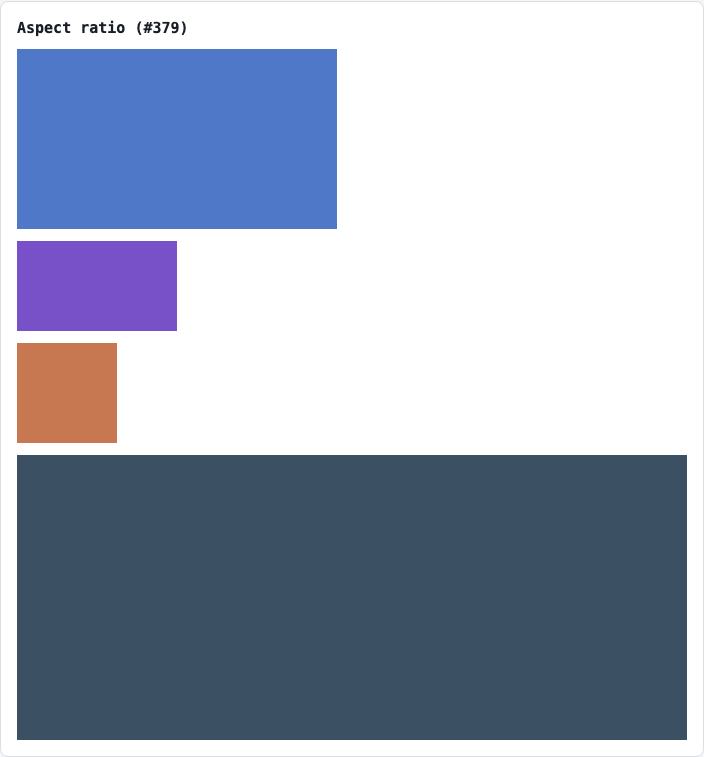
#> input picture examples/26-ui-showcase/snapshots/aspect-desktop.png, 704 x 757 px
$ python visual_diff.py ../../../examples/26-ui-showcase/snapshots/aspect-desktop.png ../../../examples/26-ui-showcase/snapshots/fixed-fill-desktop.png
#> lines starting #> are read from the running program, lines starting #| are printed output that depends on the picture
#!/usr/bin/env python3
# tools/scripts/lib/visual_diff.py — perceptual diff helper for visual parity.
#
# Computes the RMS pixel difference between two screenshots on a 0-255 scale.
# Both images are auto-cropped to remove xvfb black borders, then resized to
# the smaller of the two before comparison (so different capture resolutions
# do not produce spurious diffs from resize alone).
#
# Cross-engine note: Chromium (Playwright) and WebKitGTK (xvfb webview) render
# the same HTML with ~40-50 RMS difference due to font metrics, antialiasing,
# and shadow rendering. The default threshold of 8.0 is only appropriate for
# same-engine comparisons (e.g. Playwright sky vs Playwright ipe-web).  For
# cross-engine comparisons raise the threshold or use structural DOM checks
# instead. The --threshold flag makes this explicit per-port.
#
# Usage (standalone):
#   python3 visual_diff.py <image-a> <image-b> [x0,y0,x1,y1] [--threshold N]
#   Exits 0 if RMS <= threshold (default 8.0), 1 if above, 2 on error.
#
# Usage (imported):
#   from visual_diff import visual_rms, auto_crop_black
#   rms = visual_rms("sky.png", "ipe.png", crop=(0, 70, 960, 720))

from PIL import Image, ImageChops, ImageStat, ImageOps
import sys
import os

DEFAULT_THRESHOLD = 8.0
_BLACK_THRESHOLD = 15   # pixel luminance below which a pixel counts as "black border"


def auto_crop_black(img: Image.Image, threshold: int = _BLACK_THRESHOLD) -> Image.Image:
    """Remove trailing black rows/columns (xvfb virtual-display background).

    Converts to greyscale, thresholds at `threshold`, finds the bounding box
    of non-zero pixels, and crops to that box.  No-ops on images with no black
    border (returns the original unchanged).
    """
    grey = ImageOps.grayscale(img)
    mask = grey.point(lambda p: 255 if p > threshold else 0)
    bbox = mask.getbbox()
    return img.crop(bbox) if bbox else img


def visual_rms(path_a: str, path_b: str, crop=None) -> float:
    """Return RMS pixel difference (0-255 greyscale scale).

    Opens both images, converts to RGB, auto-crops black borders, resizes
    both to the smaller of the two dimensions, optionally further crops,
    then returns the RMS of the per-pixel greyscale difference.

    Score guide:
      0        — pixel-identical
      1-10     — same-engine rendering noise (AA, subpixel)
      10-20    — minor layout differences (border-radius, shadow)
      40-60    — cross-engine differences (Chromium vs WebKitGTK on same HTML)
      >80      — visible layout regression (missing element, wrong colour)
    """
    a = Image.open(path_a).convert("RGB")
    b = Image.open(path_b).convert("RGB")
    a = auto_crop_black(a)
    b = auto_crop_black(b)
    w = min(a.width, b.width)
    h = min(a.height, b.height)
    if (a.width, a.height) != (w, h):
        a = a.resize((w, h), Image.LANCZOS)
    if (b.width, b.height) != (w, h):
        b = b.resize((w, h), Image.LANCZOS)
    if crop is not None:
        x0, y0, x1, y1 = crop
        box = (x0, y0, min(x1, w), min(y1, h))
        a = a.crop(box)
        b = b.crop(box)
    diff = ImageChops.difference(a, b)
    grey = ImageOps.grayscale(diff)
    stat = ImageStat.Stat(grey)
    return stat.rms[0]


def main() -> int:
    if len(sys.argv) < 3:
        print(
            f"usage: {sys.argv[0]} <image-a> <image-b> [x0,y0,x1,y1] [--threshold N]",
            file=sys.stderr,
        )
        return 2

    path_a, path_b = sys.argv[1], sys.argv[2]
    crop = None
    threshold = DEFAULT_THRESHOLD

    args = sys.argv[3:]
    i = 0
    while i < len(args):
        if args[i] == "--threshold" and i + 1 < len(args):
            try:
                threshold = float(args[i + 1])
            except ValueError:
                print(f"invalid threshold: {args[i+1]}", file=sys.stderr)
                return 2
            i += 2
        elif "," in args[i]:
            try:
                parts = [int(x) for x in args[i].split(",")]
                if len(parts) != 4:
                    raise ValueError
                crop = tuple(parts)
            except ValueError:
                print(f"invalid crop '{args[i]}' — expect x0,y0,x1,y1", file=sys.stderr)
                return 2
            i += 1
        else:
            print(f"unknown argument: {args[i]}", file=sys.stderr)
            return 2

    for p in (path_a, path_b):
        if not os.path.isfile(p):
            print(f"file not found: {p}", file=sys.stderr)
            return 2

    try:
        rms = visual_rms(path_a, path_b, crop=crop)
#> in visual_rms, a is the input picture: PIL image 704x757 RGB; mean R, G, B 161, 169.9, 188.3
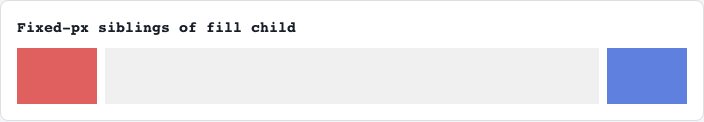
#> input picture examples/26-ui-showcase/snapshots/fixed-fill-desktop.png, 704 x 122 px
#> in visual_rms, b is the input picture: PIL image 704x122 RGB; mean R, G, B 237, 232.1, 237.3
#> in auto_crop_black, `grey = ImageOps.grayscale(img)`:
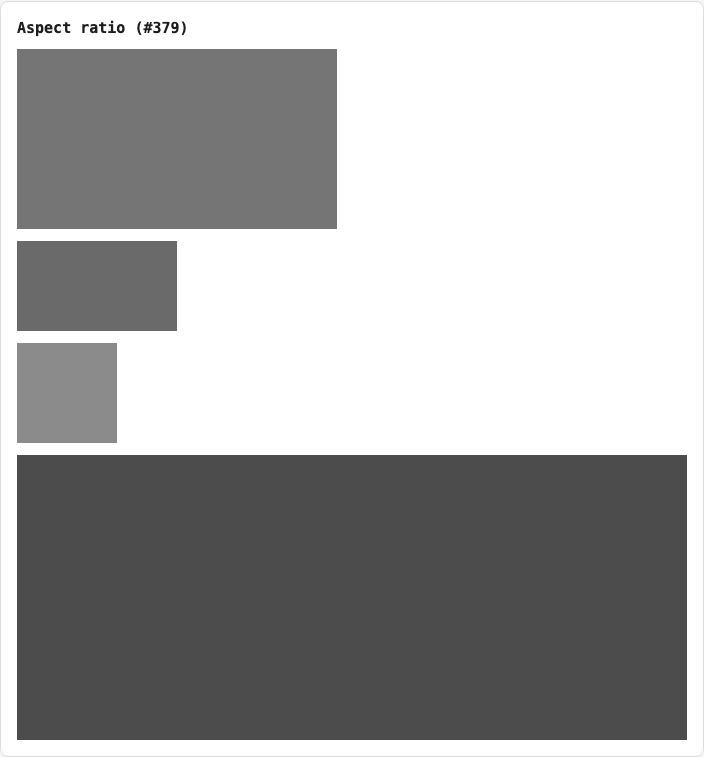
#> grey: PIL image 704x757 L; min 30, max 255, mean 169.2
#> in auto_crop_black, `mask = grey.point(lambda p: 255 if p > threshold else 0)`: mask: PIL image 704x757 L; every value is 255
#> in auto_crop_black, `bbox = mask.getbbox()`: bbox = (0, 0, 704, 757)
#> call 2 of auto_crop_black, with threshold = 15
#> in auto_crop_black (call 2), `grey = ImageOps.grayscale(img)`:
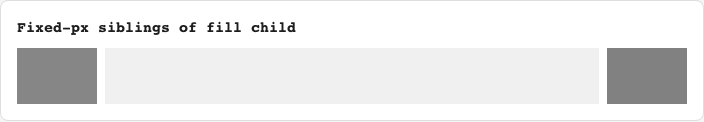
#> grey: PIL image 704x122 L; min 30, max 255, mean 234.1
#> in auto_crop_black (call 2), `mask = grey.point(lambda p: 255 if p > threshold else 0)`: mask: PIL image 704x122 L; every value is 255
#> in auto_crop_black (call 2), `bbox = mask.getbbox()`: bbox = (0, 0, 704, 122)
#> in visual_rms, `a = a.resize((w, h), Image.LANCZOS)`:
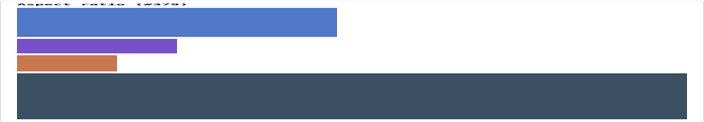
#> a: PIL image 704x122 RGB; mean R, G, B 160.8, 169.7, 188.1
#> in visual_rms, `diff = ImageChops.difference(a, b)`:
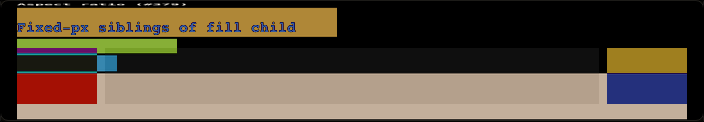
#> diff: PIL image 704x122 RGB; mean R, G, B 89.7, 76.6, 61
#> in visual_rms, `grey = ImageOps.grayscale(diff)`:
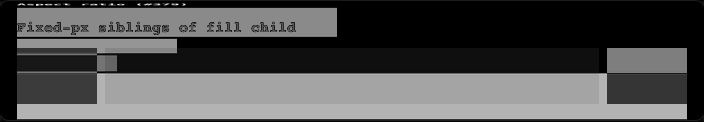
#> grey: PIL image 704x122 L; min 0, max 250, mean 78.8
#> rms = 108.3
    except Exception as e:
        print(f"error: {e}", file=sys.stderr)
        return 2

    verdict = "PASS" if rms <= threshold else "FAIL"
#> verdict = 'FAIL'
    crop_note = f" crop={crop}" if crop else ""
    print(f"{verdict}  rms={rms:.2f}  threshold={threshold:.1f}{crop_note}")
#| FAIL  rms=108.26  threshold=8.0
    print(f"  a: {path_a}")
    print(f"  b: {path_b}")
    return 0 if rms <= threshold else 1


if __name__ == "__main__":
#> (the run stopped early here; a loop or call above may not have finished)
